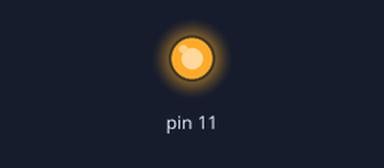
Recording of a sketch running on a simulated Arduino Uno, built with avr-gcc and run on an emulated ATmega328P. Shown: output pins drawn as LEDs (lit = HIGH).

Above: at 12.8 s.
Timing chart, 0 to 14.3 s (numbered marks = the images above):
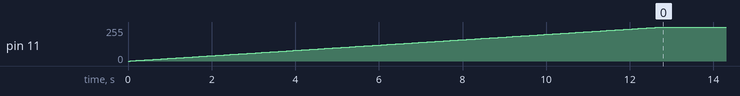

Measured:
- by itself, pin 11: moves from 0/255 to 255/255 over 12.7 s

The sketch:

Led_onlyOnce.ino
```cpp
void setup() {

}
int f = 0;
void loop() {
  if (f == 0) {
    for (int i = 0; i < 256; i++) {
      analogWrite(11, i);
      delay(50);
    }
    f=1;
  }


}
```
